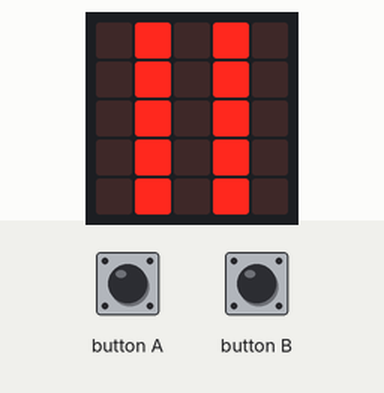
Simulated run of this program. Board: BBC micro:bit (MakeCode). Shown: the board's 5×5 LED display. The inputs (shaded band) are chosen by the test bench. USB keyboard and mouse output is not drawn.

Above: at 1.2 s.
1.3 s: button A pressed for 0.15 s
At 2.8 s:
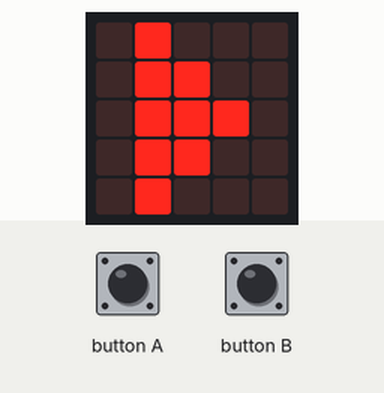
3.1 s: button B pressed for 0.15 s
At 4.6 s:
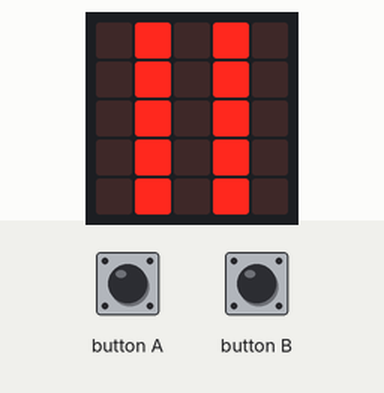
Timing chart, 0 to 6.1 s (numbered marks = the images above; inputs shaded):
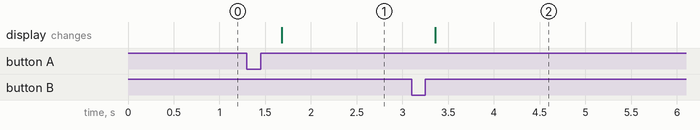

The program:

main.ts
```typescript
input.onButtonPressed(Button.A, function () {
    click = true
})
input.onButtonPressed(Button.B, function () {
    click = false
})
let click = false
mouse.startMouseService()
click = false
basic.forever(function () {
    if (click == true) {
        basic.showLeds(`
            . # . . .
            . # # . .
            . # # # .
            . # # . .
            . # . . .
            `)
        mouse.click()
    } else {
        basic.showLeds(`
            . # . # .
            . # . # .
            . # . # .
            . # . # .
            . # . # .
            `)
    }
})
```

test.ts
```typescript
// tu są testy; nie będzie to kompilowane, gdy ten pakiet będzie używany jako rozszerzenie.
```

Measured:
- after the input at 1.3 s, the display: changes after 0.38 s (image 1)
- after the input at 3.1 s, the display: changes after 0.26 s (image 2)
